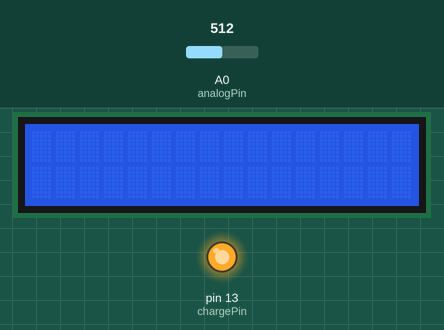
Recording of a sketch running on a simulated Arduino Uno, built with avr-gcc and run on an emulated ATmega328P. Parts: 16×2 character LCD, output pins drawn as LEDs (lit = HIGH). The test bench sets the inputs (shaded band); at power-on: A0 (analogPin) = 512.

Above: at 1.2 s.
1.3 s: A0 (analogPin) set to 629
2.8 s: A0 (analogPin) set to 658
At 3.9 s:
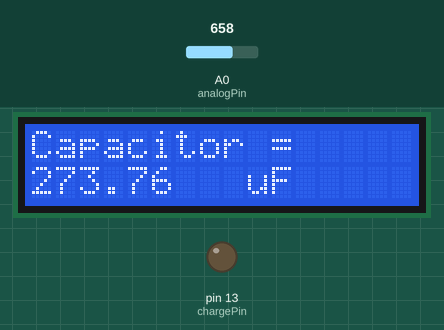
4.8 s: A0 (analogPin) set to 0
At 6.0 s:
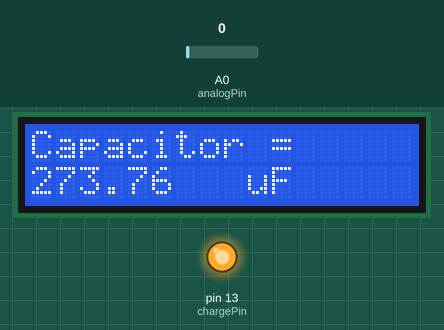
Timing chart, 0 to 7.8 s (numbered marks = the images above; inputs shaded):
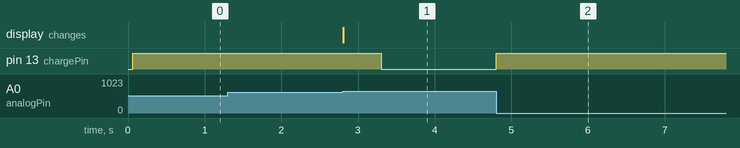

The sketch:

sketch_oct18a.ino
```cpp
#include <Wire.h>
#include <LiquidCrystal.h>
LiquidCrystal lcd(7, 8, 9, 10, 11, 12);
#define analogPin      0
#define chargePin      13
#define dischargePin   3
#define resistorValue  10000.0F  //Remember, we've used a 10K resistor to charge the capacitor

unsigned long startTime;
unsigned long elapsedTime;
float microFarads;
float nanoFarads;

void setup(){
  pinMode(chargePin, OUTPUT);
  digitalWrite(chargePin, LOW);
  lcd.begin(16, 2);  //LCD order

}

void loop(){
  digitalWrite(chargePin, HIGH);
  startTime = micros();
  while(analogRead(analogPin) < 648){
  }

  elapsedTime= micros() - startTime;
  microFarads = ((float)elapsedTime / resistorValue) ;


  if (microFarads > 1){

    lcd.clear();
    lcd.setCursor(0,0);
    lcd.print("Capacitor = ");
    lcd.setCursor(0,1);
    lcd.print(microFarads);
    lcd.setCursor(9,1);
    lcd.print("uF");
    delay(500);
  }

  else{
    nanoFarads = microFarads * 1000.0;
    lcd.clear();
    lcd.setCursor(0,0);
    lcd.print("Capacitor = ");
    lcd.setCursor(0,1);
    lcd.print(nanoFarads-11.2);
    lcd.setCursor(9,1);
    lcd.print("nF");
    delay(500);
  }


  digitalWrite(chargePin, LOW);
  pinMode(dischargePin, OUTPUT);
  digitalWrite(dischargePin, LOW);     //discharging the capacitor
  while(analogRead(analogPin) > 0){
  }//This while waits till the capaccitor is discharged

  pinMode(dischargePin, INPUT);      //this sets the pin to high impedance


}
```

Measured:
- the behaviour switches between 647 and 648 on A0 (analogPin) (found by bisection; images 0 and 1)
- after the input at 1.3 s, every drawn part: stays the same
- after the input at 2.8 s, pin 13 (chargePin): HIGH → LOW after 0.51 s; the display: changes at once (image 1)
- after the input at 4.8 s, pin 13 (chargePin): LOW → HIGH at once
